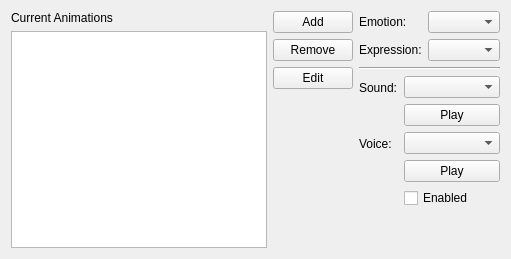
          <widget class="QWidget" name="animsTab">
           <attribute name="title">
            <string>Animations</string>
           </attribute>
           <layout class="QHBoxLayout" name="horizontalLayout_12">
            <item>
             <layout class="QHBoxLayout" name="horizontalLayout_7">
              <item>
               <layout class="QVBoxLayout" name="verticalLayout_5">
                <item>
                 <widget class="QLabel" name="label_12">
                  <property name="text">
                   <string>Current Animations</string>
                  </property>
                 </widget>
                </item>
                <item>
                 <widget class="QListWidget" name="animsList"/>
                </item>
               </layout>
              </item>
              <item>
               <layout class="QVBoxLayout" name="verticalLayout_4">
                <item>
                 <widget class="QPushButton" name="addAnimButton">
                  <property name="text">
                   <string>Add</string>
                  </property>
                 </widget>
                </item>
                <item>
                 <widget class="QPushButton" name="removeAnimButton">
                  <property name="text">
                   <string>Remove</string>
                  </property>
                 </widget>
                </item>
                <item>
                 <widget class="QPushButton" name="editAnimButton">
                  <property name="text">
                   <string>Edit</string>
                  </property>
                 </widget>
                </item>
                <item>
                 <spacer name="verticalSpacer_3">
                  <property name="orientation">
                   <enum>Qt::Vertical</enum>
                  </property>
                  <property name="sizeHint" stdset="0">
                   <size>
                    <width>20</width>
                    <height>40</height>
                   </size>
                  </property>
                 </spacer>
                </item>
               </layout>
              </item>
             </layout>
            </item>
            <item>
             <layout class="QVBoxLayout" name="verticalLayout_7">
              <item>
               <layout class="QFormLayout" name="formLayout">
                <item row="0" column="0">
                 <widget class="QLabel" name="label_17">
                  <property name="text">
                   <string>Emotion:</string>
                  </property>
                 </widget>
                </item>
                <item row="0" column="1">
                 <widget class="ComboBox2DA" name="emotionSelect"/>
                </item>
                <item row="1" column="0">
                 <widget class="QLabel" name="label_18">
                  <property name="text">
                   <string>Expression:</string>
                  </property>
                 </widget>
                </item>
                <item row="1" column="1">
                 <widget class="ComboBox2DA" name="expressionSelect"/>
                </item>
               </layout>
              </item>
              <item>
               <widget class="Line" name="line">
                <property name="orientation">
                 <enum>Qt::Horizontal</enum>
                </property>
               </widget>
              </item>
              <item>
                <layout class="QFormLayout" name="formLayout_2">
                  <item row="0" column="0">
                    <widget class="QLabel" name="label_19">
                      <property name="text">
                        <string>Sound:</string>
                      </property>
                    </widget>
                  </item>
                  <item row="0" column="1">
                    <layout class="QVBoxLayout" name="verticalLayout_6">
                      <item>
                        <widget class="FilterComboBox" name="soundComboBox"/>
                      </item>
                      <item>
                        <widget class="QPushButton" name="soundButton">
                          <property name="text">
                            <string>Play</string>
                          </property>
                        </widget>
                      </item>
                    </layout>
                  </item>
                  <item row="1" column="0">
                    <widget class="QLabel" name="label_20">
                      <property name="text">
                        <string>Voice:</string>
                      </property>
                    </widget>
                  </item>
                  <item row="1" column="1">
                    <layout class="QVBoxLayout" name="verticalLayout_8">
                      <item>
                        <widget class="FilterComboBox" name="voiceComboBox"/>
                      </item>
                      <item>
                        <widget class="QPushButton" name="voiceButton">
                          <property name="text">
                            <string>Play</string>
                          </property>
                        </widget>
                      </item>
                    </layout>
                  </item>
                  <item row="2" column="1">
                    <widget class="QCheckBox" name="soundCheckbox">
                      <property name="text">
                        <string>Enabled</string>
                      </property>
                    </widget>
                  </item>
                </layout>
              </item>
              <item>
               <spacer name="verticalSpacer_2">
                <property name="orientation">
                 <enum>Qt::Vertical</enum>
                </property>
                <property name="sizeHint" stdset="0">
                 <size>
                  <width>20</width>
                  <height>40</height>
                 </size>
                </property>
               </spacer>
              </item>
             </layout>
            </item>
           </layout>
          </widget>
